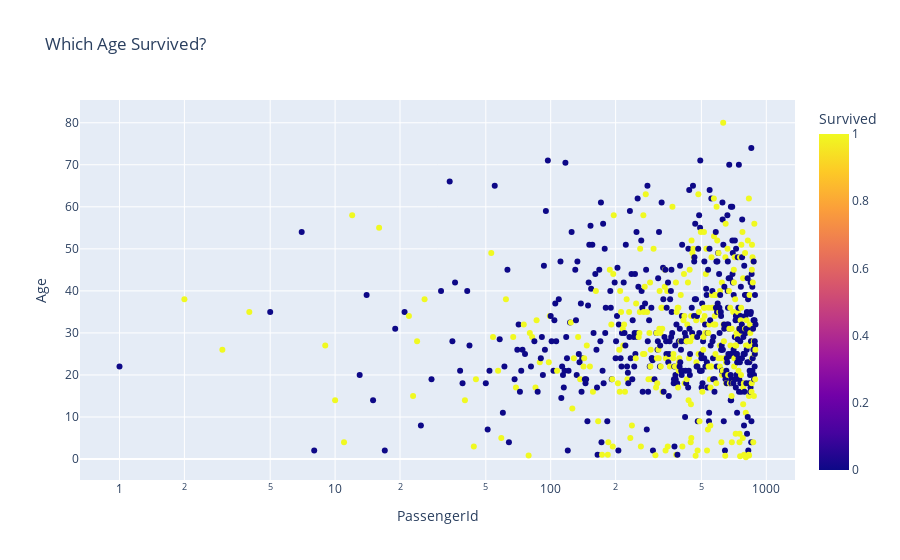

Notebook cell for this chart:
### Code cell
px.scatter(train_data, x='PassengerId', y='Age', color='Survived', log_x=True, size_max=20, title='Which Age Survived?')

### Figure 1 — Plotly figure (JSON) as saved in the notebook; plotly's stock layout.template omitted (floating-point values rounded to 4 significant figures; data arrays with more than 128 entries replaced by an {"elided": "..."} marker saying what was removed)
{"data": [{"hovertemplate": "PassengerId=%{x}<br>Age=%{y}<br>Survived=%{marker.color}<extra></extra>", "legendgroup": "", "marker": {"color": {"elided": "891 int values"}, "coloraxis": "coloraxis", "symbol": "circle"}, "mode": "markers", "name": "", "orientation": "v", "showlegend": false, "type": "scatter", "x": {"elided": "891 int values"}, "xaxis": "x", "y": {"elided": "891 float values"}, "yaxis": "y"}], "layout": {"autosize": true, "coloraxis": {"colorbar": {"title": {"text": "Survived"}}, "colorscale": [[0, "#0d0887"], [0.1111, "#46039f"], [0.2222, "#7201a8"], [0.3333, "#9c179e"], [0.4444, "#bd3786"], [0.5556, "#d8576b"], [0.6667, "#ed7953"], [0.7778, "#fb9f3a"], [0.8889, "#fdca26"], [1, "#f0f921"]]}, "hovermode": "closest", "legend": {"tracegroupgap": 0}, "title": {"text": "Which Age Survived?"}, "xaxis": {"anchor": "y", "autorange": true, "domain": [0, 1], "range": [-0.1765, 3.126], "title": {"text": "PassengerId"}, "type": "log"}, "yaxis": {"anchor": "x", "autorange": true, "domain": [0, 1], "range": [-5.409, 85.83], "title": {"text": "Age"}, "type": "linear"}}}
